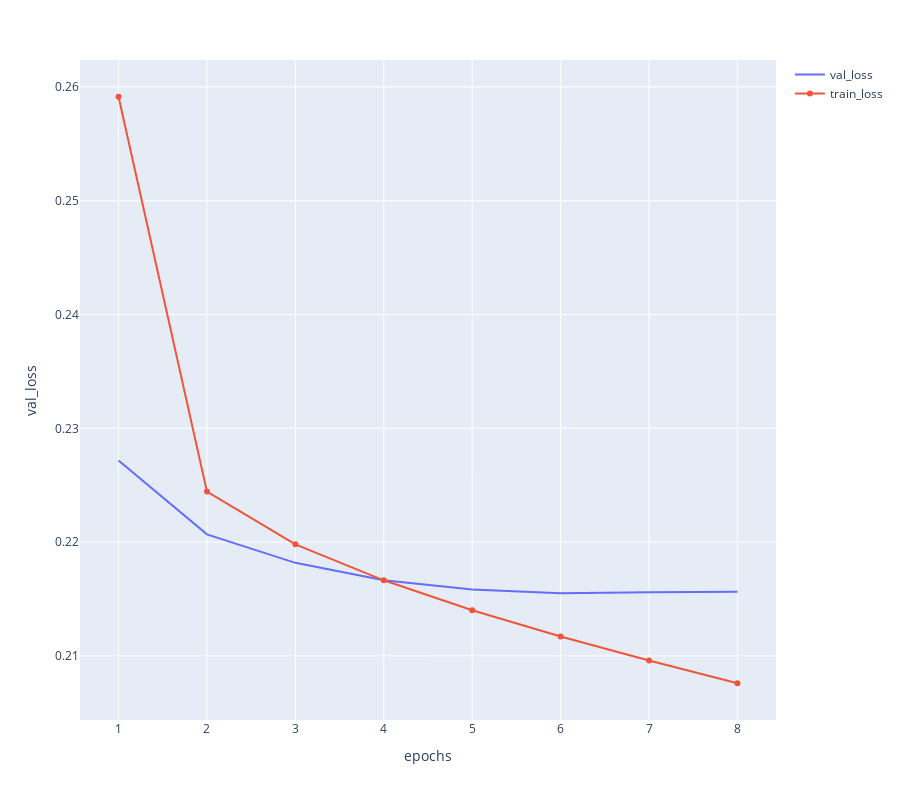

Write notebook code for a chart like this one.
### Code cell
import pickle 
with open('histories_mc.pickle', 'rb') as f:
    histories = pickle.load(f)
for history in histories:
    plothistory(history=history)

### Figure 1 — Plotly figure (JSON) as saved in the notebook; plotly's stock layout.template omitted (floating-point values rounded to 4 significant figures)
{"data": [{"hovertemplate": "epochs=%{x}<br>val_loss=%{y}<extra></extra>", "legendgroup": "", "line": {"color": "#636efa", "dash": "solid"}, "marker": {"symbol": "circle"}, "mode": "lines", "name": "val_loss", "orientation": "v", "showlegend": true, "type": "scatter", "x": [1, 2, 3, 4, 5, 6, 7, 8], "xaxis": "x", "y": [0.2272, 0.2207, 0.2182, 0.2166, 0.2158, 0.2155, 0.2156, 0.2156], "yaxis": "y"}, {"name": "train_loss", "type": "scatter", "x": [1, 2, 3, 4, 5, 6, 7, 8], "y": [0.2591, 0.2244, 0.2198, 0.2166, 0.214, 0.2117, 0.2096, 0.2076]}], "layout": {"height": 800, "legend": {"tracegroupgap": 0}, "margin": {"t": 60}, "width": 900, "xaxis": {"anchor": "y", "domain": [0, 1], "title": {"text": "epochs"}}, "yaxis": {"anchor": "x", "domain": [0, 1], "title": {"text": "val_loss"}}}}
